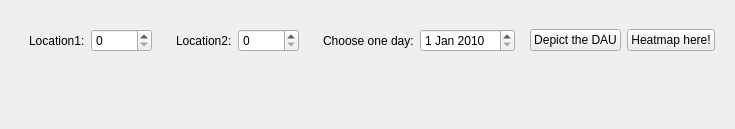
      <widget class="QWidget" name="d">
       <attribute name="title">
        <string>POI-Analysis</string>
       </attribute>
       <layout class="QVBoxLayout" name="verticalLayout_19">
        <item>
         <widget class="QWidget" name="widget_24" native="true">
          <layout class="QHBoxLayout" name="horizontalLayout_23">
           <item>
            <widget class="QWidget" name="widget_25" native="true">
             <layout class="QHBoxLayout" name="horizontalLayout_20">
              <item>
               <widget class="QLabel" name="label_30">
                <property name="text">
                 <string>Location1:</string>
                </property>
               </widget>
              </item>
              <item>
               <widget class="QSpinBox" name="location_1">
                <property name="maximum">
                 <number>50834</number>
                </property>
                <property name="singleStep">
                 <number>1</number>
                </property>
               </widget>
              </item>
             </layout>
            </widget>
           </item>
           <item>
            <widget class="QWidget" name="widget_26" native="true">
             <layout class="QHBoxLayout" name="horizontalLayout_21">
              <item>
               <widget class="QLabel" name="label_46">
                <property name="text">
                 <string>Location2:</string>
                </property>
               </widget>
              </item>
              <item>
               <widget class="QSpinBox" name="location_2">
                <property name="maximum">
                 <number>50834</number>
                </property>
               </widget>
              </item>
             </layout>
            </widget>
           </item>
           <item>
            <widget class="QWidget" name="widget_27" native="true">
             <layout class="QHBoxLayout" name="horizontalLayout_22">
              <item>
               <widget class="QLabel" name="label_47">
                <property name="text">
                 <string>Choose one day:</string>
                </property>
               </widget>
              </item>
              <item>
               <widget class="QDateEdit" name="dateEdit">
                <property name="dateTime">
                 <datetime>
                  <hour>0</hour>
                  <minute>0</minute>
                  <second>0</second>
                  <year>2010</year>
                  <month>1</month>
                  <day>1</day>
                 </datetime>
                </property>
               </widget>
              </item>
             </layout>
            </widget>
           </item>
           <item>
            <widget class="QPushButton" name="depictdau">
             <property name="text">
              <string>Depict the DAU</string>
             </property>
            </widget>
           </item>
           <item>
            <widget class="QPushButton" name="heatmap">
             <property name="text">
              <string>Heatmap here!</string>
             </property>
            </widget>
           </item>
          </layout>
         </widget>
        </item>
        <item>
         <widget class="QWidget" name="widget_28" native="true">
          <property name="sizePolicy">
           <sizepolicy hsizetype="Preferred" vsizetype="Expanding">
            <horstretch>0</horstretch>
            <verstretch>0</verstretch>
           </sizepolicy>
          </property>
          <layout class="QHBoxLayout" name="horizontalLayout_34">
           <item>
            <widget class="QChartView" name="location_distribution" native="true">
             <property name="sizePolicy">
              <sizepolicy hsizetype="Expanding" vsizetype="Preferred">
               <horstretch>0</horstretch>
               <verstretch>0</verstretch>
              </sizepolicy>
             </property>
            </widget>
           </item>
           <item>
            <widget class="QWidget" name="widget_43" native="true">
             <layout class="QVBoxLayout" name="verticalLayout_20">
              <item>
               <widget class="QChartView" name="pos1" native="true">
                <property name="sizePolicy">
                 <sizepolicy hsizetype="Expanding" vsizetype="Preferred">
                  <horstretch>0</horstretch>
                  <verstretch>0</verstretch>
                 </sizepolicy>
                </property>
               </widget>
              </item>
              <item>
               <widget class="QChartView" name="pos2" native="true">
                <property name="sizePolicy">
                 <sizepolicy hsizetype="Expanding" vsizetype="Preferred">
                  <horstretch>0</horstretch>
                  <verstretch>0</verstretch>
                 </sizepolicy>
                </property>
               </widget>
              </item>
             </layout>
            </widget>
           </item>
          </layout>
         </widget>
        </item>
       </layout>
      </widget>
